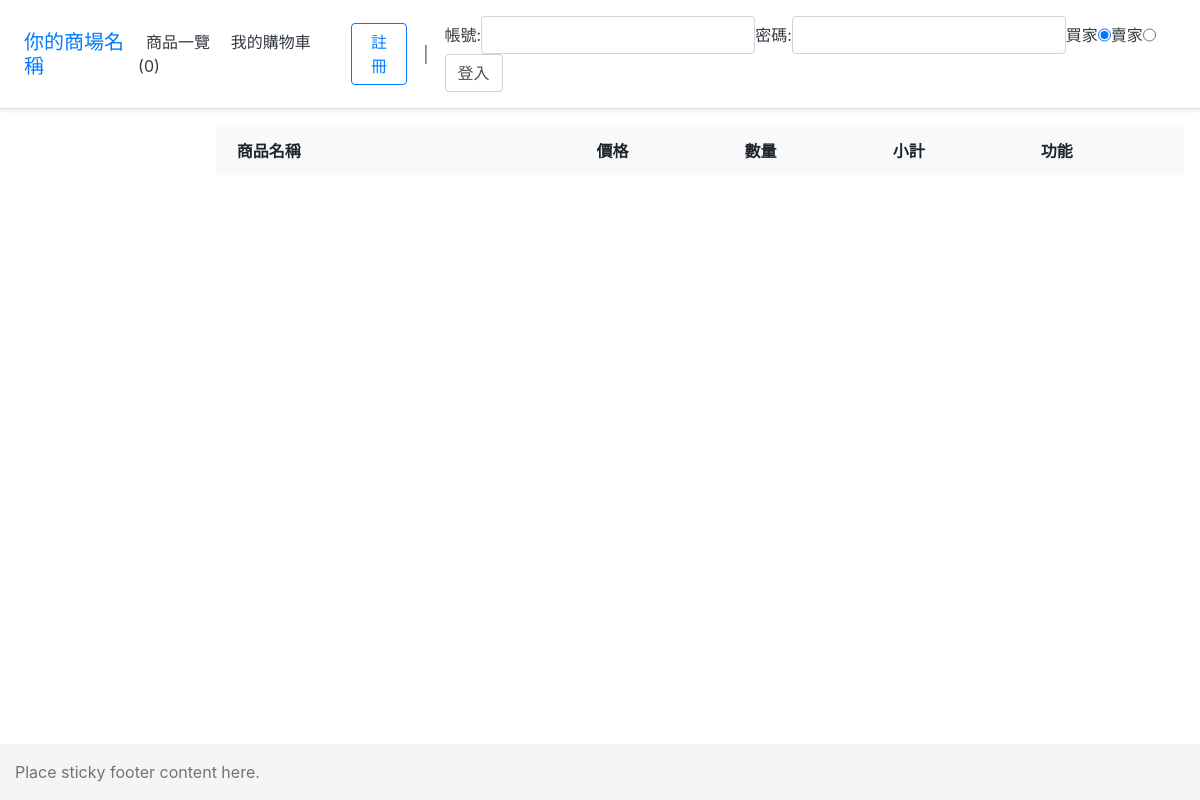
The app's page /admin/Insense/frontStage/myCart.php, older data.
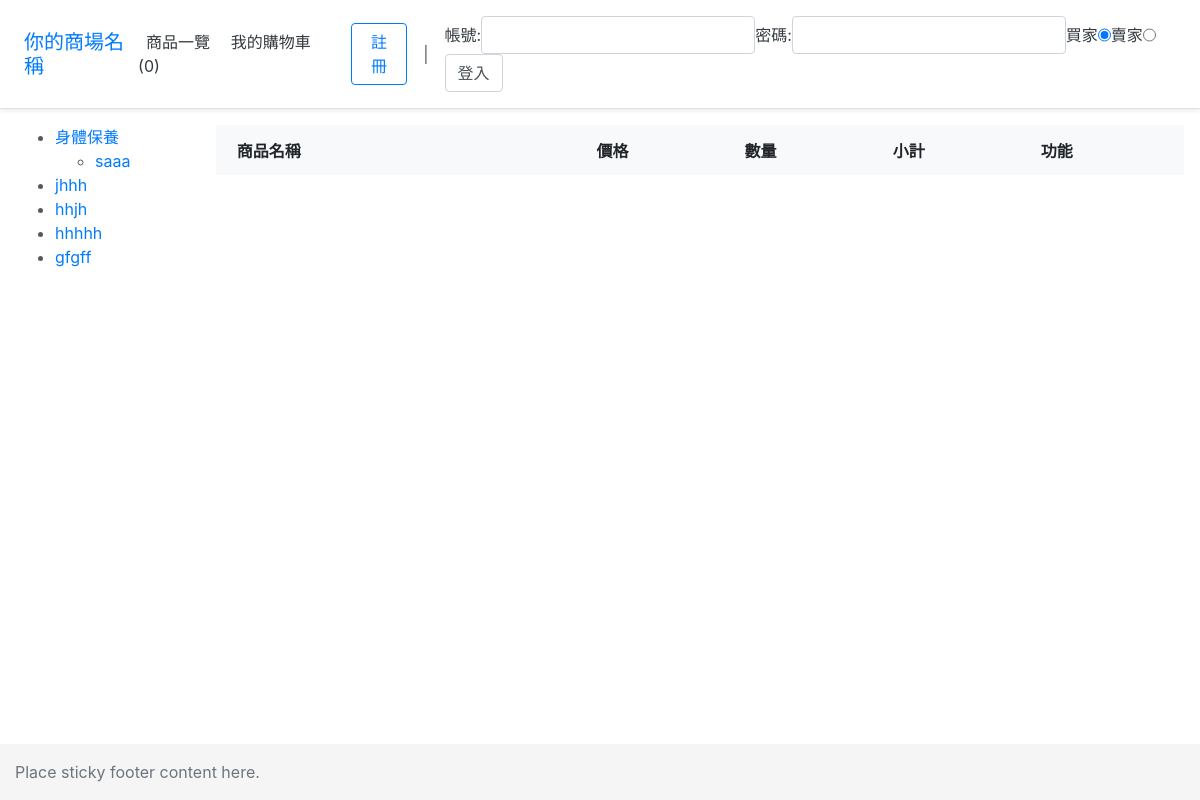
The same page, newer data.
### tables this page shows
CREATE TABLE `categories` (
  `categoryId` int(11) NOT NULL COMMENT '流水號',
  `categoryName` varchar(100) DEFAULT NULL COMMENT '類別名稱',
  `categoryParentId` int(11) NOT NULL DEFAULT '0' COMMENT '上層編號',
  `created_at` datetime NOT NULL DEFAULT CURRENT_TIMESTAMP COMMENT '新增時間',
  `updated_at` datetime NOT NULL DEFAULT CURRENT_TIMESTAMP ON UPDATE CURRENT_TIMESTAMP COMMENT '更新時間'
);

### admin/Insense/frontStage/tpl/func-buildTree.php (the view)
<?php
function buildTree($pdo, $parentId = 0){
    $sql = "SELECT `categoryId`, `categoryName`, `categoryParentId`
            FROM `categories`
            WHERE `categoryParentId` = ?";
    $stmt = $pdo->prepare($sql);
    $arrParam = [$parentId];
    $stmt->execute($arrParam);
    if($stmt->rowCount() > 0) {
        echo "<ul>";
        $arr = $stmt->fetchAll(PDO::FETCH_ASSOC);
        for($i = 0; $i < count($arr); $i++) {
            echo "<li>";
            echo "<a href='./itemList.php?categoryId={$arr[$i]['categoryId']}'>{$arr[$i]['categoryName']}</a>";
            buildTree($pdo, $arr[$i]['categoryId']);
            echo "</li>";
        }
        echo "</ul>";
    }
}

Row changes from the older to the newer data that the page shows:
added categories: categoryName "身體保養", shown under "你的商場名稱"
added categories: categoryName "saaa", shown under "身體保養"
added categories: categoryName "jhhh", shown under "你的商場名稱"
added categories: categoryName "hhjh", shown under "你的商場名稱"
added categories: categoryName "hhhhh", shown under "你的商場名稱"
added categories: categoryName "gfgff", shown under "你的商場名稱"
